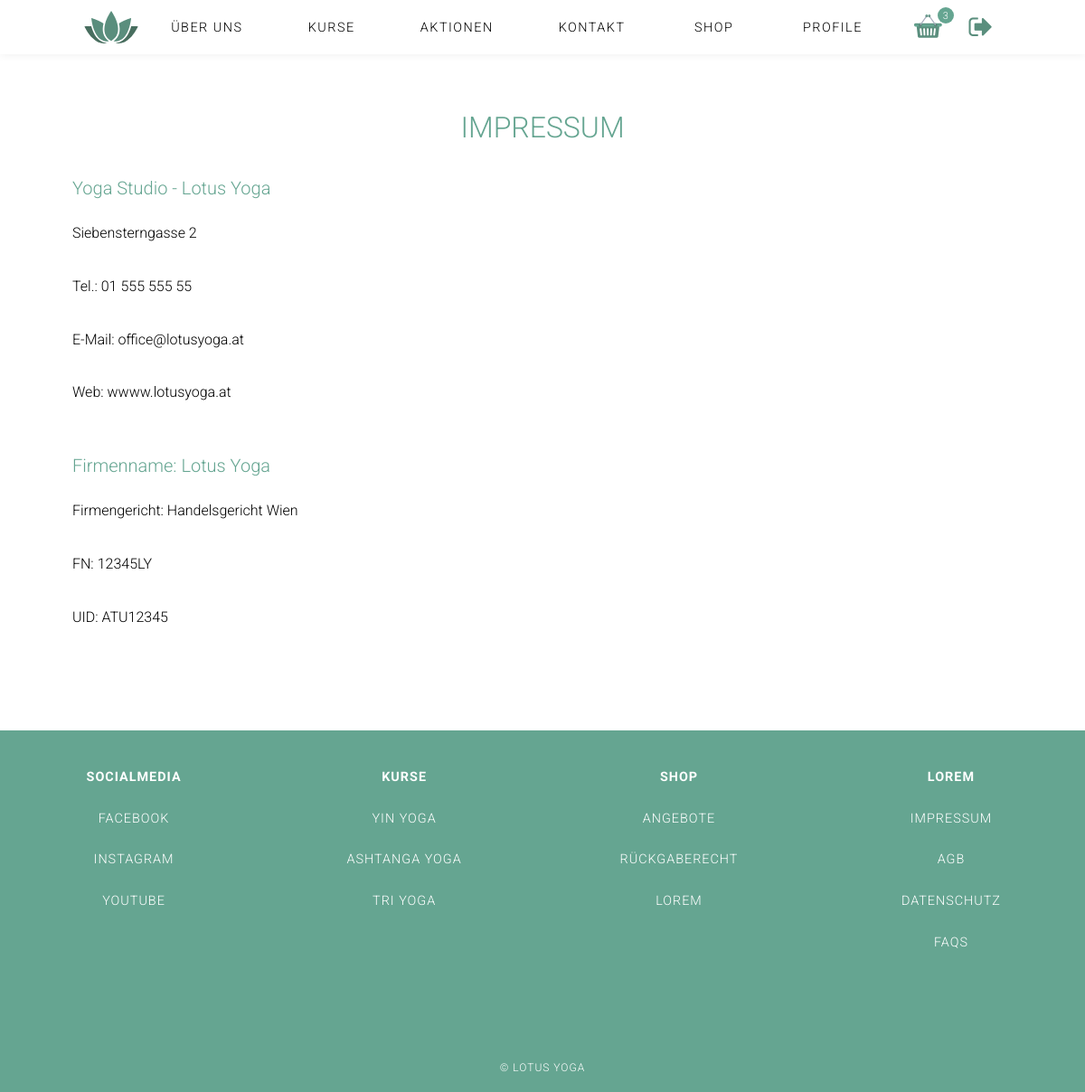
The app's page /index.php?page=Impressum (signed in) with its own data.
### tables this page shows
CREATE TABLE `contents` (
  `id` int(11) NOT NULL,
  `_name` varchar(1000) NOT NULL,
  `type` varchar(150) NOT NULL,
  `content` varchar(1000) NOT NULL DEFAULT '',
  `sequence` int(11) NOT NULL,
  `is_active` tinyint(1) NOT NULL DEFAULT '1',
  `deleted_at` timestamp NULL DEFAULT NULL
);

### index.php (called while the page is built, shortened)
<?php
$content = ('content/');
include('functions/load_Content.php');
include('header.php');
if( ! isset($_GET['page']) ){
	$page = "home";
}else{
	$page = $_GET['page'];
}
if($page){
	$content .= $page .".php";
}
include($content);
include('footer.php');
?>

### functions/load_Content.php (called while the page is built, shortened)
<?php
function get_specific_content_data($table_name, $where, $equals){
    global $link;
    $sql = "SELECT * FROM " .$table_name. " WHERE ". $where . " = '" . $equals . "' AND deleted_at IS NULL ";
    $res = mysqli_query($link, $sql);
    return $res;
}
function get_ordered_content_data($table_name, $where, $equals, $order_by, $asc_desc){
    global $link;
    $sql = "SELECT * FROM " .$table_name. " WHERE ". $where . " = '" . $equals ."' ORDER BY ".$order_by." ". $asc_desc;
    $res = mysqli_query($link, $sql);
    return $res;
}
$impressum = get_specific_content_data('contents', '_name', 'impressum');
$footer = get_ordered_content_data('contents', '_name', 'footer', 'sequence', 'asc');
?>

### content/impressum.php (the view)
<section class="content-wrapper footer-content">
  <?php
  		while( $row = mysqli_fetch_assoc($impressum) ){
  			if($row['type'] == 'headline'){
  				echo '<h2>'.$row["content"].'</h2>';
  			}elseif($row['type'] == 'subheadline'){
            echo '<h3>'.$row["content"].'</h3>';
        }else{
            echo '<p>'.$row["content"].'</p>';
        }
      }
    ?>
</section>

### footer.php (shortened to what this page needs)
  <footer class="footer_main">
    <section class="links_footer" >
<?php
    $cnt = 0;
    while( $row = mysqli_fetch_assoc($footer) ){
      if($row['type'] == 'subheadline'){
          if($cnt != 0){
            echo '</ul>';
          }
          echo '<ul><li><h4>'.$row["content"].'</h4></li>';
      }else{
          echo '<li><a href="'.$row["content"].'">'.$row["type"].'</a>';
      }
      $cnt++;
    }
    ?>
    </section>
    <small class="copyright">
      &copy; Lotus Yoga
    </small>
  </footer>
</body>
</html>

### css/styles.css (style rules this page uses)
* { font-family: 'Roboto', Helvetica, Verdana, sans-serif; box-sizing: border-box; margin: 0; padding: 0; list-style: none; text-decoration: none; }
html { position: relative; }
.body { margin: 0; }
p { font-weight: 100; line-height: 6vh; }
a { color: inherit; }
.cart-header span, p { line-height:50px; }
.content-wrapper { position: relative; z-index: 50; padding: 110px 5em 5em; background-color: #fff; text-align: center; }
.footer-content p { font-weight: 300; }
.footer-content h2 { color: #65a591; margin-bottom: 1.25em; font-size: 2em; font-weight: 400; }
.content-wrapper.footer-content h3 { color: #65a591; font-size: 1.25em; font-weight: 300; text-align: left; width: 100%; margin: 0; text-transform: none; }
.content-wrapper h2 { font-size: 2em; font-weight: 300; padding: 1vw 0vw; margin: 0 35vw; text-align: center; text-transform: uppercase; }
.content-wrapper h3 { margin: 2em 0; font-size: 1.2em; font-weight: 300; padding: 2vw 0; }
.content-wrapper p { font-size: 1em; line-height: 1.8; margin-bottom: 30px; text-align: justify; }
.footer_main h4 { padding: 1em 0em; }
.footer_main { padding-top: 2em; height: 400px; background-color: #65a591; color: #fff; text-transform: uppercase; font-size: 0.9em; letter-spacing: 1px; font-weight: 300; text-align: center; position: relative; }
.links_footer { display: flex; justify-content: space-around; }
.links_footer ul li a { transition: all 0.5s ease-in-out; display: block; padding: 1em; min-width: 150px; }
.copyright { display: block; text-align: center; position: absolute; left: 0; right: 0; bottom: 20px; }

### records on screen
contents: content "IMPRESSUM"
contents: content "Yoga Studio - Lotus Yoga"
contents: content "Siebensterngasse 2"
contents: content "Tel.: 01 555 555 55"
contents: content "E-Mail: office@lotusyoga.at"
contents: content "Web: wwww.lotusyoga.at"
contents: content "Firmenname: Lotus Yoga"
contents: content "Firmengericht: Handelsgericht Wien"
contents: content "FN: 12345LY"
contents: content "UID: ATU12345"
contents: content "SOCIALMEDIA"
contents: type "FACEBOOK"
contents: type "INSTAGRAM"
contents: type "YOUTUBE"
contents: content "KURSE"
contents: type "YIN YOGA"
contents: type "ASHTANGA YOGA"
contents: type "TRI YOGA"
contents: content "SHOP"
contents: type "ANGEBOTE"
contents: type "RÜCKGABERECHT"
contents: type "LOREM"
contents: content "LOREM"
contents: type "IMPRESSUM"
contents: type "AGB"
contents: type "DATENSCHUTZ"
contents: type "FAQS"

### other values on screen
$cnt "3"
